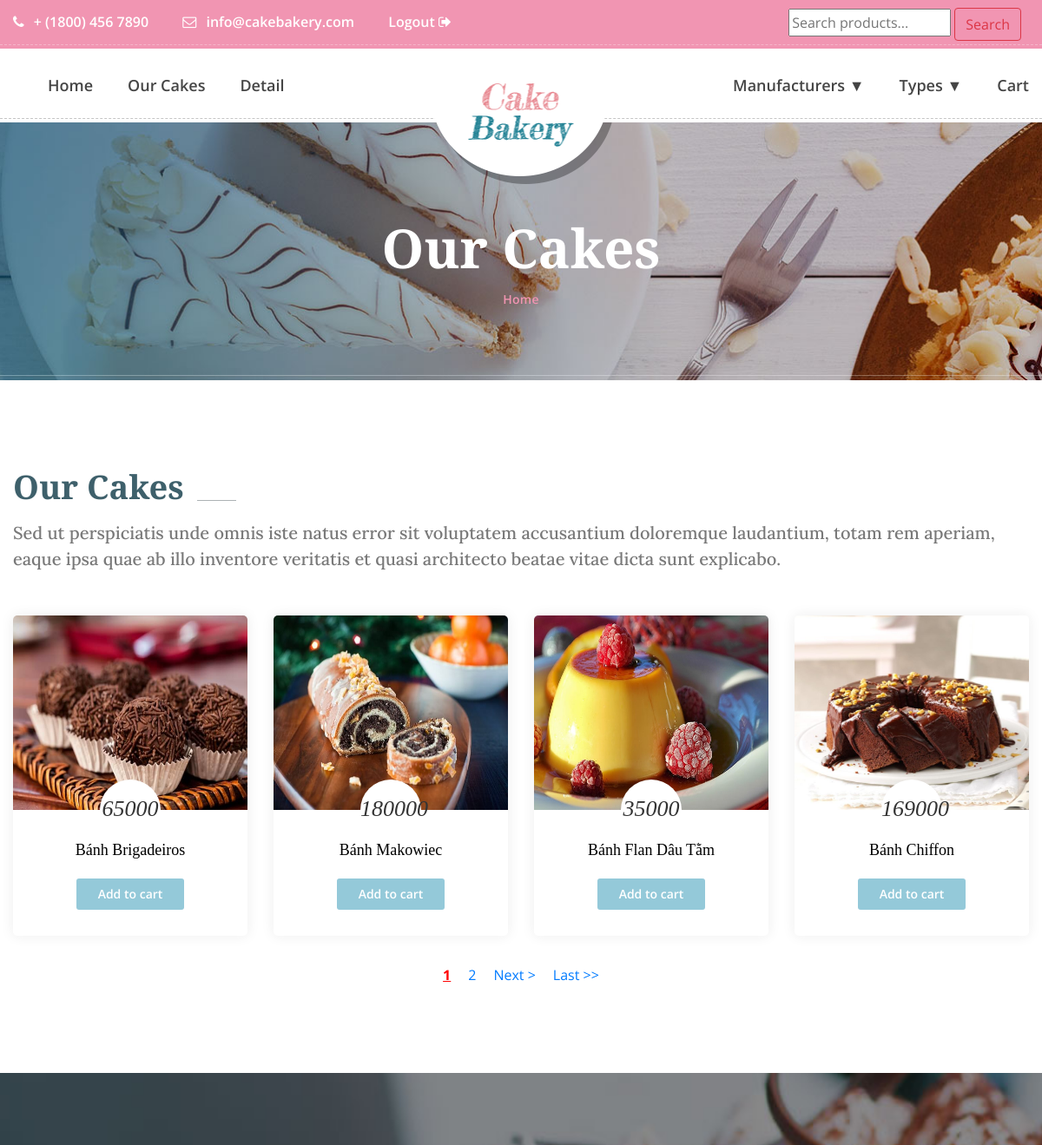
The page /public/cake.php (upper part) on the database as committed earlier.
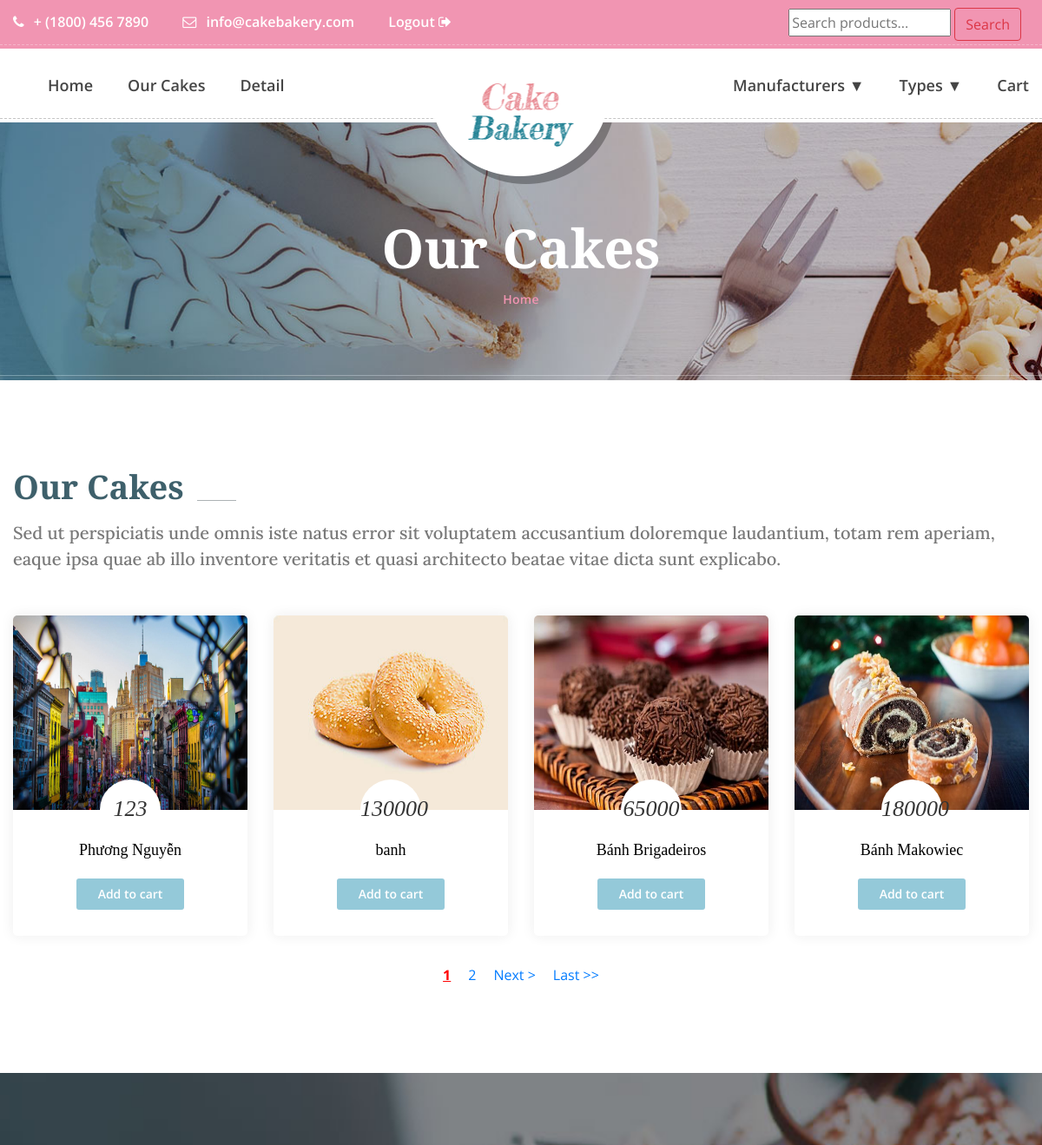
The same page on the database as committed later.
### tables this page shows
CREATE TABLE `products` (
  `id` int(11) NOT NULL,
  `name` varchar(100) NOT NULL,
  `manu_id` int(11) NOT NULL,
  `type_id` int(11) NOT NULL,
  `price` int(11) NOT NULL,
  `pro_image` varchar(150) NOT NULL,
  `description` text NOT NULL,
  `feature` tinyint(4) NOT NULL,
  `created_at` timestamp NOT NULL DEFAULT current_timestamp() ON UPDATE current_timestamp()
);

### public/models/protype.php (called while the page is built, shortened)
<?php
class Protype extends Db
{
    static function getAllProtypes()
    {
        $sql = self::$connection->prepare("SELECT * FROM protypes");
        $sql->execute();
        $items = $sql->get_result()->fetch_all(MYSQLI_ASSOC);
        return $items;
    }
}

### public/cake.php (the view, shortened to what this page needs)
<?php
require_once "navbar_header.php";
?>
<section class="banner_area">
    <div class="container">
        <div class="banner_text">
            <h3>Our Cakes</h3>
            <ul>
                <li><a href="index.php">Home</a></li>
            </ul>
        </div>
    </div>
</section>
<section class="our_cakes_area p_100">
    <div class="container">
        <div class="main_title">
            <h2>Our Cakes</h2>
            <h5>Sed ut perspiciatis unde omnis iste natus error sit voluptatem accusantium doloremque laudantium,
                totam rem aperiam, eaque ipsa quae ab illo inventore veritatis et quasi architecto beatae vitae
                dicta sunt explicabo.</h5>
        </div>
        <div class="cake_feature_row row">
        <?php
                $page = 1;
                $resultsPerPage = 4;
                $list_of_products = Product::getAllProducts_andCreatePagination($page, $resultsPerPage);
                $totalResults = count(Product::getAllProducts());
                foreach($list_of_products as $key => $value) {
            ?>
            <div class="col-lg-3 col-md-4 col-6">
                <div class="cake_feature_item">
                    <div class="cake_img">
                        <img src="img/cake-feature/<?php echo $value['pro_image'];?>" alt="" width="270px" height="224px">
                    </div>
                    <div class="cake_text">
                        <h4><?php echo $value['price'];?></h4>
                        <h3><a href="product-details.php?id=<?php echo $value['id']; ?>"><?php echo $value['name']; ?></a></h3>
                        <a class="pest_btn" href="add-cart.php?id=<?php echo $value['id'];?>">Add to cart</a>
                    </div>
                </div>
            </div>
            <?php }?>
        </div>
    </div>
    <div style="text-align:center;">
    <?php
    $paginate = Product::paginate("cake.php?", $page, $totalResults, $resultsPerPage, 1);
    echo $paginate;
    ?>
</div>
</section>
<section class="special_recipe_area">
</section>
<?php require_once 'contact.php'?>

### public/navbar_header.php (shortened to what this page needs)
<?php
require_once "models/db.php";
require_once "models/product.php";
require_once "models/protype.php";
?>
<!DOCTYPE html>
<html lang="en">
<head>
    <link href="css/font-awesome.min.css" rel="stylesheet">
    <link href="vendors/linearicons/style.css" rel="stylesheet">
    <link href="vendors/flat-icon/flaticon.css" rel="stylesheet">
    <link href="css/bootstrap.min.css" rel="stylesheet">
    <link href="vendors/revolution/css/settings.css" rel="stylesheet">
    <link href="vendors/revolution/css/layers.css" rel="stylesheet">
    <link href="vendors/revolution/css/navigation.css" rel="stylesheet">
    <link href="vendors/animate-css/animate.css" rel="stylesheet">
    <link href="vendors/owl-carousel/owl.carousel.min.css" rel="stylesheet">
    <link href="vendors/magnifc-popup/magnific-popup.css" rel="stylesheet">
    <link href="css/style.css" rel="stylesheet">
    <link href="css/responsive.css" rel="stylesheet">
</head>
<body>
    <header class="main_header_area">
        <div class="top_header_area row m0">
            <div class="container">
                <div class="float-left">
                    <a href="tell:+18004567890"><i class="fa fa-phone" aria-hidden="true"></i> + (1800) 456 7890</a>
                    <a href="mainto:info@cakebakery.com"><i class="fa fa-envelope-o" aria-hidden="true"></i>
                        info@cakebakery.com</a>
                    <a href="./login/remove_sessionLogin.php" id="logout">
                       Logout <i class="fa fa-sign-out" aria-hidden="true"></i>
                    </a>
                </div>
                <div class="sreach float-right">
                    <form action="./cake.php" method="get" style="float:right!important;margin:9px;">
                        <input type="text" name="keyword" placeholder="Search products...">
                        <input type="submit" name="submit" value="Search" class="btn btn-outline-danger">
                    </form>
                </div>
            </div>
        </div>
        <div class="main_menu_area">
            <div class="container">
                <nav class="navbar navbar-expand-lg navbar-light bg-light">
                    <a class="navbar-brand" href="index.php">
                        <img src="img/logo.png" alt="">
                    </a>
                    <div class="collapse navbar-collapse" id="navbarSupportedContent">
                        <ul class="navbar-nav mr-auto">
                            <li class="dropdown submenu active">
                            <li><a href="index.php">Home</a></li>
                            </li>
                            <li><a href="cake.php">Our Cakes</a></li>
                            <li><a href="product-details.php">Detail</a></li>
                        </ul>
                        <ul class="navbar-nav justify-content-end">
                            <li class="dropdown submenu">
                                <a data-toggle="dropdown" data-hover="dropdown" class="dropdown-toggle" href="#">Manufacturers &#9660;</a>
                            </li>
                            <li class="dropdown submenu">
                                <a data-toggle="dropdown" data-hover="dropdown" class="dropdown-toggle" href="#">Types &#9660;</a>
                                    <?php
                                    $list_of_protypes = Protype::getAllProtypes();
                                    ?>
                            </li>
                            <li class="dropdown submenu">
                                <a href="cart.php">Cart</a>
                            </li>
                        </ul>
                    </div>
                </nav>
            </div>
        </div>
    </header>

### public/models/product.php (shortened to what this page needs)
<?php
class Product extends Db
{
    static function getAllProducts()
    {
        $sql = self::$connection->prepare("SELECT * FROM products order by id desc");
        $sql->execute();
        $items = $sql->get_result()->fetch_all(MYSQLI_ASSOC);
        return $items;
    }
    static function getAllProducts_andCreatePagination($page, $resultsPerPage)
    {
        $firstLink = ($page - 1) * $resultsPerPage;
        $sql = self::$connection->prepare("SELECT * FROM products order by created_at desc LIMIT $firstLink, $resultsPerPage");
        $sql->execute();
        $items = $sql->get_result()->fetch_all(MYSQLI_ASSOC);
        return $items;
    }
    static function paginate($url, $page, $totalResults, $resultsPerPage, $offset)
    {
        $totalLinks = ceil($totalResults / $resultsPerPage);
        $links = "";
        $from = $page - $offset;
        $to = $page + $offset;
        if ($from <= 0) {
            $from = 1;
            $to = $offset * 2;
        }
        $firstLink = "";
        $lastLink = "";
        $prevLink = "";
        $nextLink = "";
        if($page < $totalLinks) {
            $next = $page + 1;
            $nextLink = "<a style=\"padding:10px;\" href='$url" . "page=$next'>Next ></a>";
            $lastLink = "<a style=\"padding:10px;\" href='$url" . "page=$totalLinks'>Last >></a>";
        }
        for($i=$from; $i<=$to; $i++) {
            if($page == $i) {
                $links = $links . "<a style=\"padding:10px;text-decoration:underline;color:red;font-weight:bold;\" href='$url" . "page=$i'>$i</a>";
            }
            else
            {
                $links = $links . "<a style=\"padding:10px;\" href='$url" . "page=$i'>$i</a>";
            }
        }
        return $firstLink . $prevLink . $links . $nextLink . $lastLink;
    }
}

### public/contact.php (shortened to what this page needs)
</body>
</html>

### public/navbar_header.php (style rules this page uses)
.cake_text h3>a { color: #000; transition: 0.6s; }

Rows that differ between the two databases and show on the page:
no longer on this page (row unchanged): products: pro_image (picture), price "35000", name "Bánh Flan Dâu Tằm"
no longer on this page (row unchanged): products: pro_image (picture), price "169000", name "Bánh Chiffon"
added products: pro_image (picture), price "123", name "Phương Nguyễn"
now on this page (row edited): products: pro_image (picture), price "130000", name "banh"
